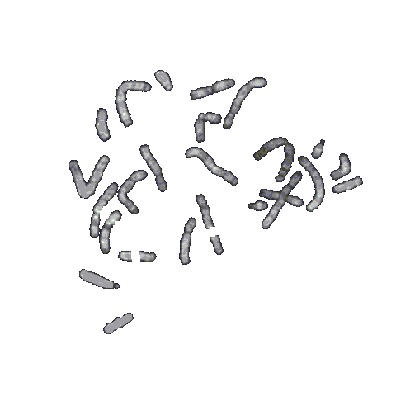
%> input picture G3.bmp, 400 x 400 px
$ octave main.m   (GNU Octave 9; MATLAB toolbox functions it lacks are replaced by stand-ins)
%> lines starting %> are read from the running program, lines starting %| are printed output that depends on the picture; in (x1, y1, x2, y2) boxes, pixels count from 0 and x2, y2 are one past the last pixel; in counts of white or black regions, pixels touching at a corner belong together; the program's own positions count from 1
% Welcome in  Chromosomes Classification Project
% Create by Asmaa Al-madhoun and Abeer abuzayed

%Insert five images
img1 = imread('G3.bmp');
%> img1: size 400x400 uint8; min 7, max 255, mean 246.8
img2 = imread('O3.bmp');
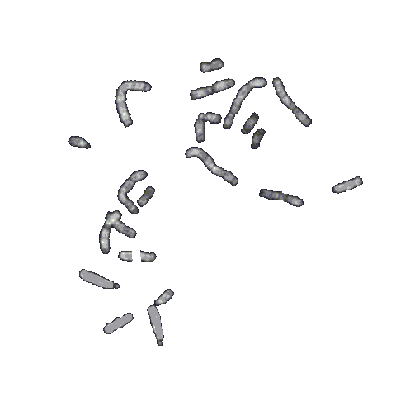
%> input picture O3.bmp, 400 x 400 px
%> img2: size 400x400 uint8; min 7, max 255, mean 249.4
img3 = imread('T3.bmp');
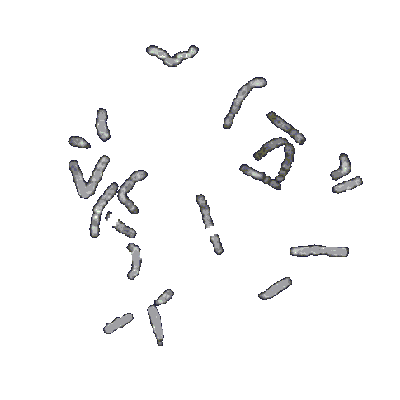
%> input picture T3.bmp, 400 x 400 px
%> img3: size 400x400 uint8; min 7, max 255, mean 249.1
img4 = imread('C53.bmp');
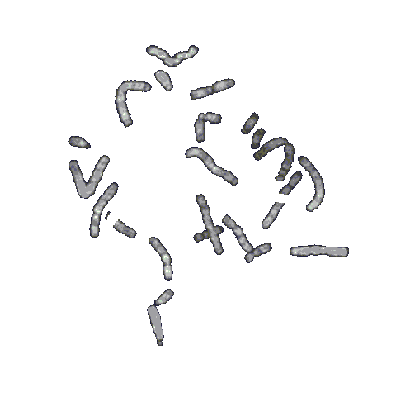
%> input picture C53.bmp, 400 x 400 px
%> img4: size 400x400 uint8; min 7, max 255, mean 247.7
img5 = imread('C5-53.bmp');
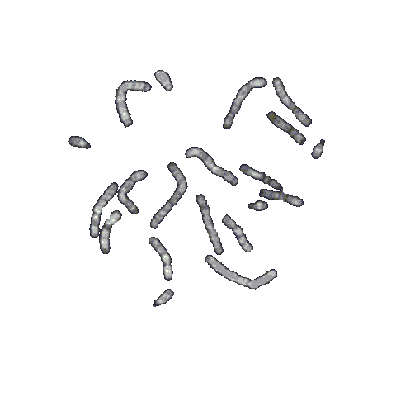
%> input picture C5-53.bmp, 400 x 400 px
%> img5: size 400x400 uint8; min 7, max 255, mean 248.3

level = 0.99;

img1 = im2bw(img1,level);
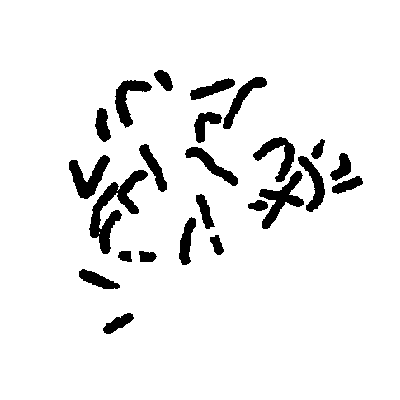
%> img1: size 400x400 logical; 92.9% white; 24 black regions, largest, box (x1, y1, x2, y2) and area: (89, 170, 148, 254) 1563, (259, 171, 304, 229) 918, (69, 155, 110, 199) 825
img1 = imcomplement(img1);
img1 = imfill(img1, 'holes');
%> img1: size 400x400 logical; 7.1% white; 24 white regions, largest, box (x1, y1, x2, y2) and area: (89, 170, 148, 254) 1566, (259, 171, 304, 229) 918, (69, 155, 110, 199) 825

img2 = im2bw(img2,level);
%> img2: size 400x400 logical; 95.1% white; 20 black regions, largest, box (x1, y1, x2, y2) and area: (115, 80, 152, 128) 704, (99, 210, 137, 254) 702, (223, 77, 267, 129) 610
img2 = imcomplement(img2);
img2 = imfill(img2, 'holes');

img3 = im2bw(img3,level);
%> img3: size 400x400 logical; 94.5% white; 19 black regions, largest, box (x1, y1, x2, y2) and area: (89, 170, 148, 238) 1131, (239, 137, 295, 190) 1087, (69, 155, 110, 199) 825
img3 = imcomplement(img3);
img3 = imfill(img3, 'holes');
%> img3: size 400x400 logical; 5.5% white; 19 white regions, largest, box (x1, y1, x2, y2) and area: (89, 170, 148, 238) 1132, (239, 137, 295, 190) 1087, (69, 155, 110, 199) 825

img4 = im2bw(img4,level);
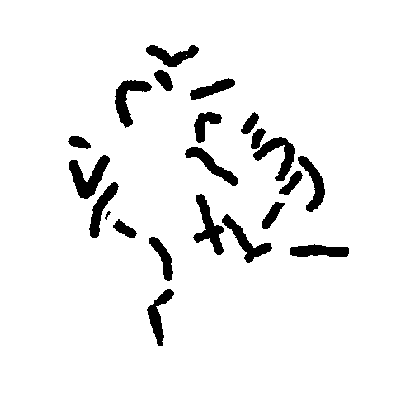
%> img4: size 400x400 logical; 93.7% white; 22 black regions, largest, box (x1, y1, x2, y2) and area: (69, 155, 110, 199) 825, (193, 194, 224, 255) 752, (115, 80, 152, 128) 704
img4 = imcomplement(img4);
img4 = imfill(img4, 'holes');

img5 = im2bw(img5,level);
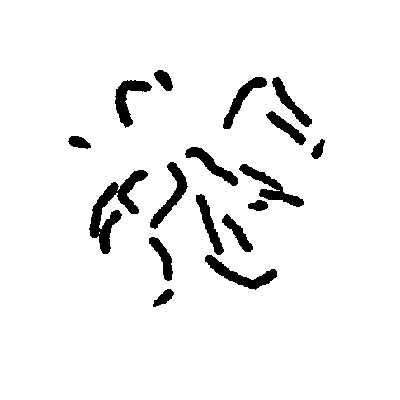
%> img5: size 400x400 logical; 94.3% white; 17 black regions, largest, box (x1, y1, x2, y2) and area: (89, 170, 148, 254) 1573, (239, 164, 304, 207) 785, (205, 255, 277, 290) 776
img5 = imcomplement(img5);
img5 = imfill(img5, 'holes');
%> img5: size 400x400 logical; 5.7% white; 17 white regions, largest, box (x1, y1, x2, y2) and area: (89, 170, 148, 254) 1576, (239, 164, 304, 207) 785, (205, 255, 277, 290) 776


% Insert the logic table
%> (the run ends here)
